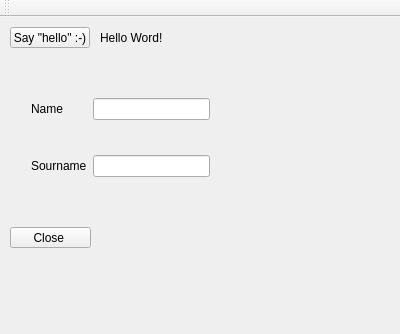
<?xml version="1.0" encoding="UTF-8"?>
<ui version="4.0">
 <class>MainWindow</class>
 <widget class="QMainWindow" name="MainWindow">
  <property name="geometry">
   <rect>
    <x>0</x>
    <y>0</y>
    <width>400</width>
    <height>334</height>
   </rect>
  </property>
  <property name="windowTitle">
   <string>MainWindow</string>
  </property>
  <widget class="QWidget" name="centralWidget">
   <widget class="QPushButton" name="pushButton">
    <property name="geometry">
     <rect>
      <x>10</x>
      <y>10</y>
      <width>80</width>
      <height>21</height>
     </rect>
    </property>
    <property name="text">
     <string>Say &quot;hello&quot; :-)</string>
    </property>
   </widget>
   <widget class="QLabel" name="label">
    <property name="geometry">
     <rect>
      <x>100</x>
      <y>10</y>
      <width>111</width>
      <height>21</height>
     </rect>
    </property>
    <property name="text">
     <string>Hello Word! </string>
    </property>
   </widget>
   <widget class="QPushButton" name="pushButton_2">
    <property name="geometry">
     <rect>
      <x>10</x>
      <y>210</y>
      <width>81</width>
      <height>21</height>
     </rect>
    </property>
    <property name="text">
     <string>Close </string>
    </property>
   </widget>
   <widget class="QWidget" name="">
    <property name="geometry">
     <rect>
      <x>20</x>
      <y>70</y>
      <width>201</width>
      <height>101</height>
     </rect>
    </property>
    <layout class="QFormLayout" name="formLayout">
     <item row="1" column="0">
      <widget class="QLabel" name="label_2">
       <property name="text">
        <string>Name</string>
       </property>
      </widget>
     </item>
     <item row="1" column="1">
      <widget class="QLineEdit" name="lineEdit"/>
     </item>
     <item row="4" column="0">
      <widget class="QLabel" name="label_3">
       <property name="text">
        <string>Sourname</string>
       </property>
      </widget>
     </item>
     <item row="4" column="1">
      <widget class="QLineEdit" name="lineEdit_2"/>
     </item>
     <item row="3" column="1">
      <spacer name="verticalSpacer">
       <property name="orientation">
        <enum>Qt::Vertical</enum>
       </property>
      </spacer>
     </item>
     <item row="2" column="1">
      <spacer name="verticalSpacer_2">
       <property name="orientation">
        <enum>Qt::Vertical</enum>
       </property>
       <property name="sizeHint" stdset="0">
        <size>
         <width>10</width>
         <height>10</height>
        </size>
       </property>
      </spacer>
     </item>
    </layout>
   </widget>
  </widget>
  <widget class="QMenuBar" name="menuBar">
   <property name="geometry">
    <rect>
     <x>0</x>
     <y>0</y>
     <width>400</width>
     <height>20</height>
    </rect>
   </property>
  </widget>
  <widget class="QToolBar" name="mainToolBar">
   <attribute name="toolBarArea">
    <enum>TopToolBarArea</enum>
   </attribute>
   <attribute name="toolBarBreak">
    <bool>false</bool>
   </attribute>
  </widget>
 </widget>
 <layoutdefault spacing="6" margin="11"/>
 <resources/>
 <connections/>
</ui>
